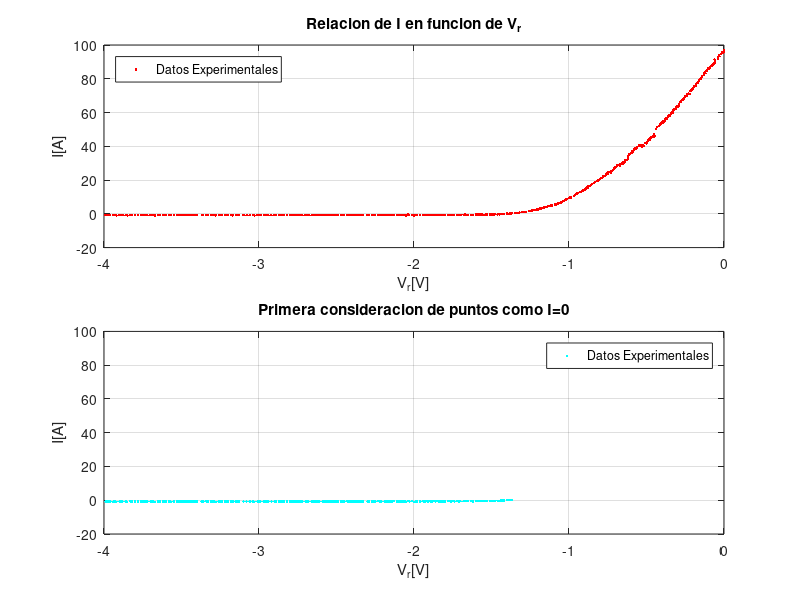
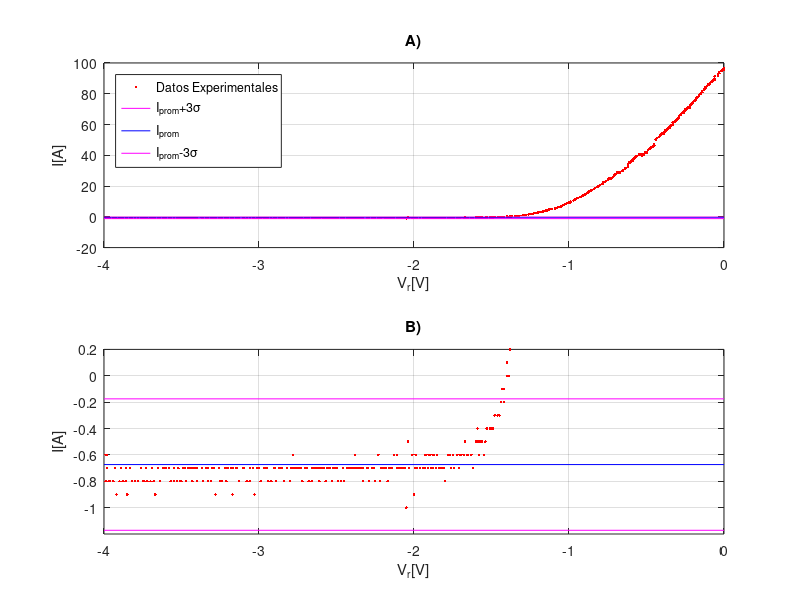
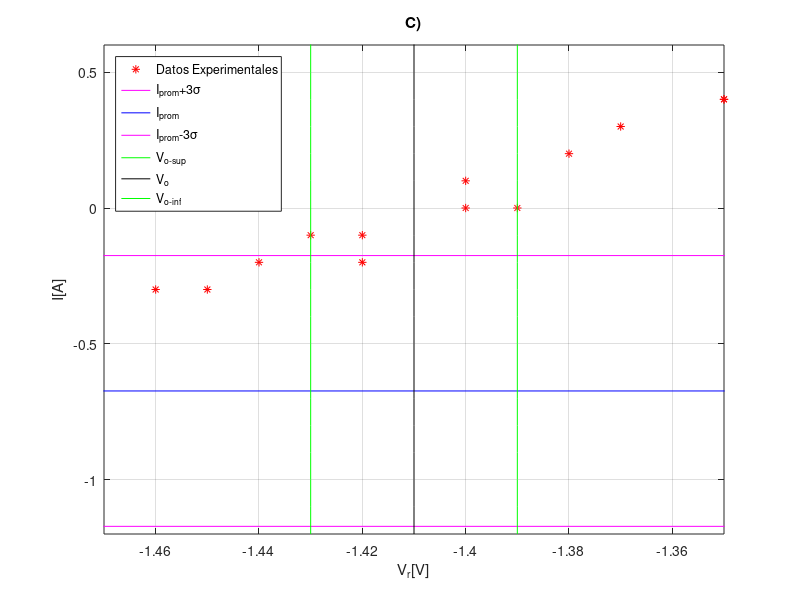

These charts were generated, in order, by the following MATLAB code:
clear all; close all;
Vr = [0	0	0	-0.01	-0.01	-0.02	-0.02	-0.03	-0.03	-0.04	-0.04	-0.06	-0.06	-0.06	-0.07	-0.07	-0.08	-0.08	-0.09	-0.09	-0.1	-0.1	-0.11	-0.12	-0.12	-0.13	-0.13	-0.14	-0.14	-0.15	-0.15	-0.16	-0.16	-0.17	-0.17	-0.18	-0.18	-0.18	-0.19	-0.19	-0.2	-0.2	-0.21	-0.21	-0.22	-0.22	-0.23	-0.23	-0.24	-0.24	-0.25	-0.25	-0.26	-0.26	-0.27	-0.28	-0.28	-0.29	-0.29	-0.29	-0.3	-0.3	-0.31	-0.31	-0.32	-0.32	-0.33	-0.33	-0.33	-0.34	-0.34	-0.35	-0.35	-0.36	-0.36	-0.37	-0.37	-0.38	-0.38	-0.39	-0.39	-0.39	-0.4	-0.41	-0.41	-0.41	-0.42	-0.43	-0.44	-0.45	-0.45	-0.45	-0.46	-0.46	-0.46	-0.47	-0.48	-0.48	-0.49	-0.49	-0.5	-0.5	-0.51	-0.52	-0.52	-0.53	-0.53	-0.54	-0.55	-0.55	-0.56	-0.57	-0.57	-0.58	-0.59	-0.59	-0.59	-0.6	-0.61	-0.61	-0.62	-0.62	-0.62	-0.63	-0.64	-0.64	-0.64	-0.65	-0.65	-0.66	-0.67	-0.67	-0.68	-0.69	-0.69	-0.7	-0.7	-0.7	-0.71	-0.72	-0.73	-0.73	-0.73	-0.74	-0.75	-0.75	-0.76	-0.77	-0.77	-0.78	-0.78	-0.79	-0.8	-0.81	-0.81	-0.82	-0.83	-0.84	-0.85	-0.86	-0.86	-0.87	-0.88	-0.88	-0.89	-0.9	-0.9	-0.91	-0.92	-0.93	-0.94	-0.95	-0.96	-0.96	-0.97	-0.99	-0.99	-1	-1.01	-1.02	-1.03	-1.03	-1.04	-1.05	-1.05	-1.06	-1.07	-1.08	-1.08	-1.09	-1.11	-1.11	-1.12	-1.13	-1.14	-1.14	-1.15	-1.16	-1.17	-1.17	-1.18	-1.19	-1.2	-1.2	-1.21	-1.22	-1.23	-1.24	-1.25	-1.26	-1.28	-1.28	-1.29	-1.3	-1.32	-1.33	-1.34	-1.35	-1.35	-1.37	-1.38	-1.39	-1.4	-1.4	-1.42	-1.42	-1.43	-1.44	-1.45	-1.46	-1.48	-1.49	-1.5	-1.5	-1.51	-1.53	-1.54	-1.55	-1.56	-1.57	-1.58	-1.58	-1.59	-1.59	-1.59	-1.59	-1.59	-1.6	-1.62	-1.63	-1.63	-1.65	-1.66	-1.67	-1.68	-1.7	-1.71	-1.72	-1.74	-1.75	-1.76	-1.77	-1.78	-1.8	-1.81	-1.82	-1.83	-1.84	-1.85	-1.86	-1.87	-1.88	-1.88	-1.89	-1.9	-1.91	-1.92	-1.93	-1.93	-1.94	-1.96	-1.96	-1.98	-1.98	-1.99	-1.99	-1.99	-2	-2.01	-2.03	-2.04	-2.05	-2.06	-2.07	-2.08	-2.09	-2.1	-2.11	-2.11	-2.13	-2.14	-2.15	-2.16	-2.17	-2.18	-2.19	-2.21	-2.21	-2.22	-2.23	-2.25	-2.26	-2.27	-2.29	-2.3	-2.3	-2.33	-2.33	-2.34	-2.35	-2.36	-2.37	-2.38	-2.38	-2.38	-2.39	-2.4	-2.41	-2.42	-2.43	-2.45	-2.46	-2.47	-2.49	-2.5	-2.51	-2.52	-2.53	-2.54	-2.55	-2.56	-2.57	-2.58	-2.58	-2.59	-2.61	-2.61	-2.62	-2.63	-2.64	-2.65	-2.66	-2.66	-2.68	-2.69	-2.7	-2.72	-2.73	-2.74	-2.75	-2.76	-2.77	-2.77	-2.78	-2.78	-2.79	-2.79	-2.8	-2.82	-2.82	-2.84	-2.85	-2.86	-2.86	-2.87	-2.89	-2.9	-2.9	-2.92	-2.94	-2.95	-2.96	-2.97	-2.99	-3	-3.01	-3.03	-3.04	-3.06	-3.06	-3.08	-3.1	-3.1	-3.13	-3.14	-3.15	-3.17	-3.17	-3.18	-3.2	-3.21	-3.21	-3.22	-3.24	-3.25	-3.26	-3.28	-3.29	-3.3	-3.31	-3.33	-3.33	-3.34	-3.36	-3.37	-3.37	-3.37	-3.4	-3.4	-3.41	-3.42	-3.43	-3.43	-3.44	-3.45	-3.46	-3.47	-3.48	-3.49	-3.5	-3.51	-3.52	-3.53	-3.55	-3.55	-3.57	-3.58	-3.58	-3.58	-3.6	-3.6	-3.61	-3.62	-3.64	-3.64	-3.65	-3.67	-3.68	-3.69	-3.7	-3.72	-3.73	-3.74	-3.75	-3.76	-3.76	-3.78	-3.8	-3.8	-3.82	-3.83	-3.83	-3.85	-3.86	-3.86	-3.88	-3.89	-3.9	-3.92	-3.93	-3.94	-3.96	-3.97	-3.97	-3.98	-3.98	-3.98	-3.99	-3.99];
I = [95.7	96.7	96.6	95.9	95.2	94.7	94.8	94.2	93.4	93	91.6	91.3	89.8	89.1	88.6	88.1	88.1	87.5	87	86.7	86.3	85.7	85	84.3	83.4	83	82.3	81.8	81	80.1	79.9	79.2	78.7	78	77.6	77	76.6	76.1	75.7	75.4	74.5	74.2	73.7	73.1	72.8	71.1	71.3	70.9	70.8	70.2	69.8	69.1	68.5	67.8	67.4	66.7	66.1	65.2	64.9	64.1	63.8	63.3	62.9	62.2	62	61.5	61.3	60.6	60	59.8	59.1	58.7	58.1	57.7	57.4	56.9	56.2	56	55.3	55	54.1	54	54.1	53.6	52.9	52.7	52	51.4	50.3	47.2	45.9	46.3	45.9	45.7	45.5	45.1	44.5	43.9	43.3	43.6	42.3	41.6	41.8	40.6	40.1	39.7	40.4	40.5	40.8	40.2	39.4	39.1	38.6	38	37.3	36.7	36.2	35.9	35.6	34.9	34.4	32.9	32.6	31.8	31.8	31	30.9	30.4	29.9	29.8	29.3	28.7	28.8	28.9	28.4	27.6	27.9	27.4	26.9	25.6	24.4	24.4	25.1	24.9	24.5	23.9	23.3	22.5	22.5	22.3	21.7	21.2	20.8	20.1	19.7	19.3	18.8	18.2	17.6	17	16.8	16.5	16.1	15.4	14.9	14.5	14.2	13.8	13.2	12.8	12.4	12	11.3	11	10.6	10	9.4	9.2	8.9	8.4	7.9	7.8	7.6	7	6.8	6.5	6.2	5.9	5.6	5.5	5.2	5	4.9	4.7	4.3	4.2	4	3.8	3.4	3.4	3.2	3.1	2.9	2.6	2.6	2.4	2.1	1.9	1.8	1.6	1.2	1.2	1	1	0.7	0.6	0.5	0.4	0.4	0.3	0.2	0	0.1	0	-0.1	-0.2	-0.1	-0.2	-0.3	-0.3	-0.3	-0.4	-0.4	-0.4	-0.4	-0.4	-0.5	-0.6	-0.5	-0.5	-0.6	-0.5	-0.5	-0.5	-0.5	-0.4	-0.5	-0.5	-0.7	-0.6	-0.6	-0.6	-0.6	-0.5	-0.6	-0.6	-0.7	-0.6	-0.7	-0.6	-0.7	-0.6	-0.6	-0.8	-0.7	-0.7	-0.7	-0.7	-0.6	-0.7	-0.6	-0.7	-0.6	-0.7	-0.6	-0.7	-0.6	-0.7	-0.6	-0.7	-0.7	-0.7	-0.7	-0.7	-0.7	-0.6	-0.6	-0.9	-0.6	-0.7	-0.5	-1	-0.7	-0.7	-0.7	-0.7	-0.7	-0.6	-0.7	-0.6	-0.7	-0.7	-0.7	-0.8	-0.7	-0.7	-0.7	-0.7	-0.8	-0.6	-0.8	-0.7	-0.7	-0.8	-0.7	-0.7	-0.8	-0.7	-0.7	-0.7	-0.7	-0.7	-0.7	-0.7	-0.6	-0.7	-0.7	-0.7	-0.7	-0.7	-0.8	-0.7	-0.8	-0.8	-0.7	-0.7	-0.7	-0.8	-0.7	-0.7	-0.7	-0.8	-0.7	-0.7	-0.7	-0.8	-0.7	-0.7	-0.7	-0.7	-0.7	-0.8	-0.7	-0.8	-0.7	-0.7	-0.8	-0.7	-0.7	-0.7	-0.7	-0.7	-0.7	-0.7	-0.6	-0.7	-0.7	-0.8	-0.7	-0.7	-0.8	-0.7	-0.7	-0.7	-0.7	-0.8	-0.7	-0.7	-0.8	-0.8	-0.7	-0.7	-0.7	-0.8	-0.7	-0.7	-0.9	-0.7	-0.8	-0.7	-0.8	-0.7	-0.7	-0.8	-0.7	-0.7	-0.9	-0.7	-0.7	-0.7	-0.8	-0.7	-0.7	-0.8	-0.8	-0.7	-0.9	-0.7	-0.7	-0.8	-0.8	-0.7	-0.7	-0.8	-0.7	-0.7	-0.7	-0.8	-0.7	-0.7	-0.7	-0.8	-0.7	-0.7	-0.7	-0.7	-0.8	-0.7	-0.7	-0.8	-0.8	-0.7	-0.8	-0.8	-0.7	-0.8	-0.7	-0.7	-0.7	-0.7	-0.7	-0.7	-0.7	-0.8	-0.8	-0.7	-0.9	-0.8	-0.7	-0.8	-0.8	-0.7	-0.8	-0.8	-0.7	-0.7	-0.8	-0.8	-0.8	-0.8	-0.7	-0.7	-0.9	-0.8	-0.7	-0.8	-0.7	-0.8	-0.9	-0.7	-0.8	-0.8	-0.8	-0.8	-0.7	-0.6	-0.7	-0.8	-0.6]; 
volmax = -1.37; %%%%%%%%%%%%%%%%%%%% <-------------SELECCIONAR el valor de voltaje hasta el que se considera, inicialmente, que esta el 0
N=find(Vr == volmax);
n = 0; x(1) = 0; y(1) = 0;
for n = N:size(Vr,2)
  x(n-(N-1)) = Vr(n);
  y(n-(N-1)) = I(n);
end

prom=mean(y)
destan=std(y)
size(y,2)
xx = -4:1:0;
yysup = (prom+3*destan)*ones(1,5);
yyprom = (prom)*ones(1,5);
yyinf = (prom-3*destan)*ones(1,5);
Vosup=-1.43; %%%%%%%%%%%%%%%%%%%% <-------------
Voinf=-1.39; %%%%%%%%%%%%%%%%%%%% <-------------SELECCIONAR el rango para el cual se considera que esta el primer voltaje fuera de la region 0
Vo=(Vosup+Voinf)/2
deltaVo=Vo-Vosup
xf1= Vosup*ones(1,23);
yf1= -1.2:0.1:1;
xf2= Vo*ones(1,23);
yf2= -1.2:0.1:1;
xf3= Voinf*ones(1,23);
yf3= -1.2:0.1:1;
figure(1);clf;
%%%%%%%%%%%%%%%%%%%%%%%%%%%%%%%%%%%%%%%%%%%%%%%%%%%%%%%%%%%%%%%%%%%%%%
subplot(2,2,1:2)
plot (Vr,I,'r.');grid on;
xlabel('V_{r}[V]');ylabel('I[A]');
legend('Datos Experimentales','Location','northwest')
title('Relacion de I en funcion de V_{r}')
%%%%%%%%%%%%%%%%%%%%%%%%%%%%%%%%%%%%%%%%%%%%%%%%%%%%%%%%%%%%%%%%%%%%%%
subplot(2,2,3:4)
plot (x,y,'c.');grid on;
axis([-4 0 -20 100])
xlabel('V_{r}[V]');ylabel('I[A]');
legend('Datos Experimentales')
title('Primera consideracion de puntos como I=0')

figure(2);clf;
%%%%%%%%%%%%%%%%%%%%%%%%%%%%%%%%%%%%%%%%%%%%%%%%%%%%%%%%%%%%%%%%%%%%%%
subplot(2,1,1)
plot (Vr,I,'r.',xx,yysup,'m-',xx,yyprom,'b-',xx,yyinf,'m-');grid on;
axis([-4 0 -20 100])
title('A)')
xlabel('V_{r}[V]');ylabel('I[A]');
legend('Datos Experimentales','I_{prom}+3\sigma','I_{prom}','I_{prom}-3\sigma','Location','northwest')
%%%%%%%%%%%%%%%%%%%%%%%%%%%%%%%%%%%%%%%%%%%%%%%%%%%%%%%%%%%%%%%%%%%%%%
subplot(2,1,2)
plot (Vr,I,'r.',xx,yysup,'m-',xx,yyprom,'b-',xx,yyinf,'m-');grid on;
title('B)')
xlabel('V_{r}[V]');ylabel('I[A]');
axis([-4 0 -1.2 0.2])
%%%%%%%%%%%%%%%%%%%%%%%%%%%%%%%%%%%%%%%%%%%%%%%%%%%%%%%%%%%%%%%%%%%%%%
figure(3);clf;
plot (Vr,I,'r*',xx,yysup,'m-',xx,yyprom,'b-',xx,yyinf,'m-',xf1,yf1,'g',xf2,yf2,'k',xf3,yf3,'g');grid on;
title('C)')
axis([-1.47 -1.35 -1.2 0.6])
xlabel('V_{r}[V]');ylabel('I[A]');
legend('Datos Experimentales','I_{prom}+3\sigma','I_{prom}','I_{prom}-3\sigma','V_{o-sup}','V_{o}','V_{o-inf}','Location','northwest')
